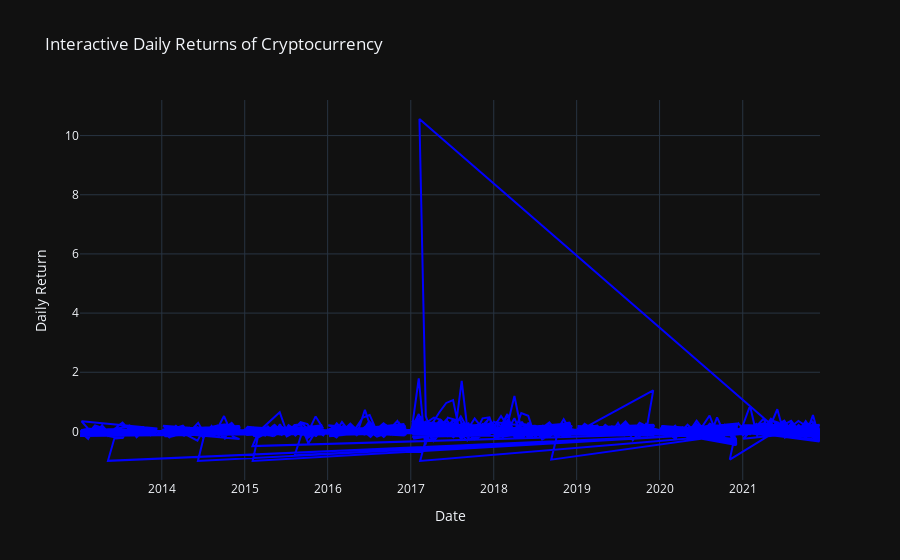

Source (notebook cell):
### Code cell
#getting rid of distortions with dynamically sized plots by plotly lib
import plotly.graph_objects as go

# Example: Assuming 'data' is a DataFrame with 'Date' and 'Daily Return' columns
# Convert 'Date' to datetime if it isn't already
data['Date'] = pd.to_datetime(data['Date'], errors='coerce')

# Remove rows with NaT in 'Date'
data = data.dropna(subset=['Date'])

# Create an interactive plot
fig = go.Figure()

fig.add_trace(go.Scatter(
    x=data['Date'],
    y=data['Daily Return'],
    mode='lines',
    name='Daily Return',
    line=dict(color='blue')
))

# Customize layout
fig.update_layout(
    title="Interactive Daily Returns of Cryptocurrency",
    xaxis_title="Date",
    yaxis_title="Daily Return",
    template="plotly_dark",  # Optional: Use a dark theme
    hovermode="x unified"    # Show tooltip for x-axis values
)

# Show the plot
fig.show()

### Figure 1 — Plotly figure (JSON) as saved in the notebook; plotly's stock layout.template omitted (floating-point values rounded to 4 significant figures; data arrays with more than 128 entries replaced by an {"elided": "..."} marker saying what was removed)
{"data": [{"line": {"color": "blue"}, "mode": "lines", "name": "Daily Return", "type": "scatter", "x": {"elided": "14625 str values"}, "y": {"elided": "14625 float values"}}], "layout": {"hovermode": "x unified", "title": {"text": "Interactive Daily Returns of Cryptocurrency"}, "xaxis": {"title": {"text": "Date"}}, "yaxis": {"title": {"text": "Daily Return"}}}}
